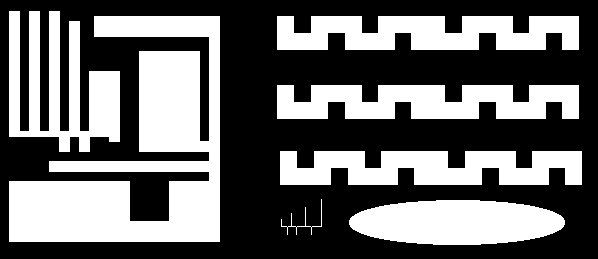
%> input picture lab11/ccl1.png, 598 x 259 px
$ octave myDwuprzebiegowa.m   (GNU Octave 9; MATLAB toolbox functions it lacks are replaced by stand-ins)
%> lines starting %> are read from the running program, lines starting %| are printed output that depends on the picture; in (x1, y1, x2, y2) boxes, pixels count from 0 and x2, y2 are one past the last pixel; in counts of white or black regions, pixels touching at a corner belong together; the program's own positions count from 1
close all;
clearvars;
clc;

%% wczytywanie
I = imread('ccl1.png');
%> I is the input picture: size 259x598 uint8; 41.1% white; 7 white regions, largest, box (x1, y1, x2, y2) and area: (9, 16, 220, 242) 23561, (9, 11, 120, 152) 8081, (277, 16, 579, 50) 8024
I2=I;
figure(1);
subplot(1,2,1);
imshow(I); title('moja metoda');

%% algorytm jednoprzebiegowy
[YY, XX] = size(I);
%> YY = 259; XX = 598
N=100;
cechy = repmat(struct('Pole',0,'Centroid', [0 0], 'ProstakatOt', [0 0 0 0]), N, 1);

S = zeros(2, 100);
top=0;
T = 1:N;
L=1;
for i=2:YY
    for j=2:(XX-1)
       if(I(i,j) ~= 0)
           A=I(i-1,j-1);
           B=I(i-1,j);
           C=I(i-1,j+1);
           D=I(i,j-1);
           if (A==0)
               TA=0;
           else
               TA=T(A);
           end
           if (B==0)
               TB=0;
           else
               TB=T(B);
           end
           if (C==0)
               TC=0;
           else
               TC=T(C);
           end
         sasiedzi = [TA, TB, TC, D];
         suma = sum(sasiedzi);

         % nowy obiekt
         if(suma==0)
             cechy(L).Pole = 1;
             cechy(L).Centroid(1)=j;
             cechy(L).Centroid(2)=i;
             cechy(L).ProstakatOt(1)=j;
             cechy(L).ProstakatOt(2)=i;
             cechy(L).ProstakatOt(3)=j;
             cechy(L).ProstakatOt(4)=i;
             I(i,j)=L;
             L=L+1;
         elseif suma>0
                 sasiedzi=nonzeros(sasiedzi);
                 minS = min(sasiedzi);
                 maxS = max(sasiedzi);
                 if(minS == maxS)
                     I(i,j)=minS;
                 else
                     T(maxS)=minS;
                     I(i,j)=minS;
                     if(A>C || D>C)
                         top=top+1;
                         S(1,top)=maxS;
                         S(2,top)=minS;
                     end
                 end
                 % aktualizacja parametrow
             polePop = cechy(minS).Pole;
             cechy(minS).Pole = polePop + 1;
             xPop = cechy(minS).Centroid(1);
             yPop = cechy(minS).Centroid(2);
             cechy(minS).Centroid(1)=xPop*polePop/(polePop+1) + j/(polePop+1);
             cechy(minS).Centroid(2)=yPop*polePop/(polePop+1) + i/(polePop+1);
             cechy(minS).ProstakatOt(1)=min(cechy(minS).ProstakatOt(1),j);
             cechy(minS).ProstakatOt(2)=min(cechy(minS).ProstakatOt(2),i);
             cechy(minS).ProstakatOt(3)=max(cechy(minS).ProstakatOt(3),j);
             cechy(minS).ProstakatOt(4)=max(cechy(minS).ProstakatOt(4),i);

         end
       end
    end
    while(top>0)
       T(S(1,top))=T(S(2,top));
       top=top-1;
    end
end
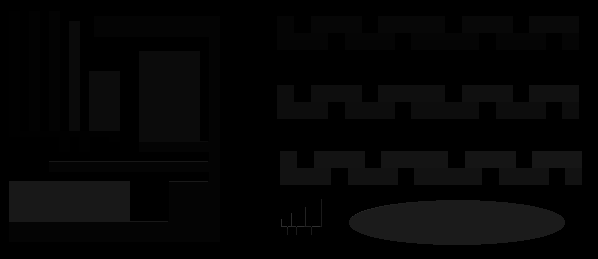
%> I: size 259x598 uint8; min 0, max 48, mean 5.2
%> after the loop, A = 27; B = 27; C = 27; D = 27; L = 49; S = 100 columns, first 8: [46 47 48 0 0 0 0 0; 41 34 26 0 0 0 0 0]; T = 100 values, max 100 at index 100, min 1 at index 1, mean 47.39; TA = 27; TB = 27; TC = 27; cechy = 100 regions; first 5, Pole, Centroid and ProstakatOt: 2371 [39.7 101] [10 12 120 152], 1320 [35 71.5] [30 12 40 131], 1320 [55 71.5] [50 12 60 131], 12805 [154.1 157.2] [10 17 220 242], 4301 [414.7 40.9] [278 17 579 50]; maxS = 27; minS = 27; polePop = 7682; sasiedzi = [27; 27; 27; 27]; suma = 108; top = 0; xPop = 458; yPop = 223.2

%eliminowanie pozostalych konfliktow
for i=1:numel(T)
    if T(i)~=i
        L2 = i;
        Lold = T(i);
        poleLold = cechy(Lold).Pole;
        poleL2 = cechy(L2).Pole;
        xLold = cechy(Lold).Centroid(1);
        yLold = cechy(Lold).Centroid(2);
        xL2 = cechy(L2).Centroid(1);
        yL2 = cechy(L2).Centroid(2);

        cechy(Lold).Centroid(1)=xLold*poleLold/(poleLold + poleL2) + xL2*poleL2/(poleLold + poleL2);
        cechy(Lold).Centroid(2)=yLold*poleLold/(poleLold + poleL2) + yL2*poleL2/(poleLold + poleL2);

        cechy(Lold).ProstakatOt(1)=min(cechy(Lold).ProstakatOt(1),cechy(L2).ProstakatOt(1));
        cechy(Lold).ProstakatOt(2)=min(cechy(Lold).ProstakatOt(2),cechy(L2).ProstakatOt(2));
        cechy(Lold).ProstakatOt(3)=max(cechy(Lold).ProstakatOt(3),cechy(L2).ProstakatOt(3));
        cechy(Lold).ProstakatOt(4)=max(cechy(Lold).ProstakatOt(4),cechy(L2).ProstakatOt(4));
        cechy(Lold).Pole = cechy(Lold).Pole + cechy(L2).Pole;
        T(i)=T(T(i));
    end
end
%> this loop made 100 passes
%> (Lold, poleLold, poleL2, xLold, yLold, xL2, yL2) on passes 2, 3, 6, 7, 8, 9, 10, 11, 12, 14, 15, 16: (1, 2371, 1320, 39.72, 101, 35, 71.5), (1, 3691, 1320, 38.03, 90.46, 55, 71.5), (5, 4301, 867, 414.7, 40.86, 337, 25), (5, 5168, 1139, 401.7, 38.2, 412, 25), (5, 6307, 867, 403.5, 35.81, 488, 25), (5, 7174, 850, 413.7, 34.51, 554.5, 25), (1, 5011, 1210, 42.5, 85.47, 75, 76.5), (4, 12805, 5559, 154.1, 157.2, 170, 97.06), (1, 6221, 1860, 48.82, 83.72, 105, 101.5), (13, 4301, 867, 414.7, 109.9, 337, 94), (13, 5168, 1139, 401.7, 107.2, 412, 94), (13, 6307, 867, 403.5, 104.8, 488, 94)
%> after the loop, T = 100 values, max 100 at index 100, min 1 at index 1, mean 46.93; cechy = 100 regions; first 5, Pole, Centroid and ProstakatOt: 8081 [61.8 87.8] [10 12 120 152], 1320 [35 71.5] [30 12 40 131], 1320 [55 71.5] [50 12 60 131], 23561 [140 152.6] [10 17 220 242], 8024 [428.6 33.5] [278 17 579 50]

%rysowanie parametrow
uniqueT = unique(T);
%> uniqueT = 59 values from 1 to 100
hold on;
for i=1:numel(uniqueT)
    x=cechy(uniqueT(i)).Centroid(1);
    y=cechy(uniqueT(i)).Centroid(2);
    if(x==0 && y==0)
        continue;
    end
    plot(x,y,'o', 'Color', 'blue');
    text(x+6,y+3,num2str(cechy(uniqueT(i)).Pole), 'Color', 'magenta');
    w=cechy(uniqueT(i)).ProstakatOt(3)-cechy(uniqueT(i)).ProstakatOt(1);
    h=cechy(uniqueT(i)).ProstakatOt(4)-cechy(uniqueT(i)).ProstakatOt(2);
    rectangle('Position',[cechy(uniqueT(i)).ProstakatOt(1) cechy(uniqueT(i)).ProstakatOt(2) w h], 'EdgeColor', 'g');
end
%> this loop made 59 passes
%> (x, y) on passes 8 to 19: (0, 0), (0, 0), (0, 0), (0, 0), (0, 0), (0, 0), (0, 0), (0, 0), (0, 0), (0, 0), (0, 0), (0, 0)
%> (x, y, w, h) on passes 1 to 6: (61.75, 87.81, 110, 140), (140, 152.6, 210, 225), (428.6, 33.5, 301, 33), (428.6, 102.5, 301, 33), (431.6, 168.5, 301, 33), (310.8, 221.6, 34, 35)
hold off;

%% wersja matlabowa
subplot(1,2,2);
imshow(I2); title('matlab');

Ilabel= bwlabel(I2);
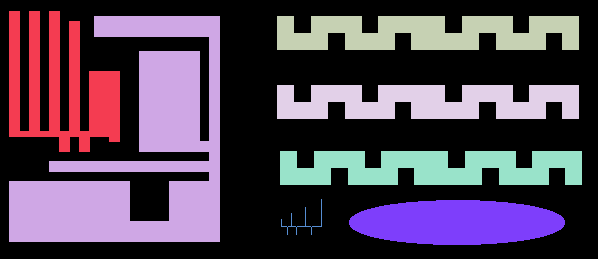
%> Ilabel: size 259x598 double; 8 distinct labels, from 0 to 7; one colour per label, 0 black
pole = regionprops(Ilabel, 'Area');
%> pole = 7 regions; Area: 23561, 8081, 8024, 8024, 8024, 7751, 128
centroid = regionprops(Ilabel, 'Centroid');
%> centroid = 7 regions; Centroid: [61.8 87.8], [140 152.6], [428.6 33.5], [428.6 102.5], [431.6 168.5], [304.2 222.5], [457.5 223]
prostakatOt = regionprops(Ilabel, 'BoundingBox');
%> prostakatOt = 7 regions; box (x1, y1, x2, y2): (9, 11, 120, 152), (9, 16, 220, 242), (277, 16, 579, 50), (277, 85, 579, 119), (280, 151, 582, 185), (281, 199, 322, 235), (349, 200, 565, 245)

hold on;
for i=1:numel(pole)
    x=centroid(i).Centroid(1);
    y=centroid(i).Centroid(2);
    plot(x,y,'o', 'Color', 'blue');
    text(x+6,y+3,num2str(pole(i).Area), 'Color', 'magenta');
    rectangle('Position',prostakatOt(i).BoundingBox, 'EdgeColor', 'g');
end
%> this loop made 7 passes
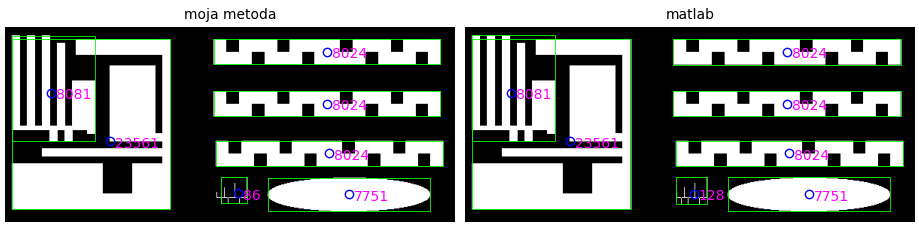
%> figure redrawn from the program's plot data, 2 panels
hold off;

$ run again, with lab11/shapes.png copied over lab11/ccl1.png
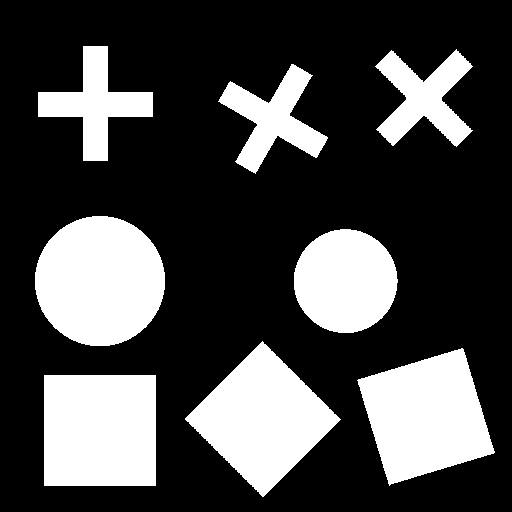
%> input picture lab11/shapes.png, 512 x 512 px
%> I: size 512x512 logical; 28% white; 8 white regions
%> after the loop `for i=2:YY`: A = true; L = 63; S = 100 columns, first 8: [0 0 0 0 0 0 0 0; 0 0 0 0 0 0 0 0]; T = 100 values from 1 to 100; TA = 1; cechy = 100 regions; first 5, Pole, Centroid and ProstakatOt: 73339 [242.5 317.3] [36 47 495 497], 1 [457 50] [457 50 457 50], 1 [392 51] [392 51 392 51], 1 [292 65] [292 65 292 65], 1 [231 82] [231 82 231 82]; maxS = 1; polePop = 73338; sasiedzi = [1; 1; 1; 1]; suma = 4; top = 0; xPop = 242.5; yPop = 317.3
%> the loop `for i=1:numel(T)` made 100 passes
%> uniqueT = 100 values from 1 to 100
%> the loop `for i=1:numel(uniqueT)` made 100 passes
%> (x, y, w, h) on passes 1 to 8: (242.5, 317.3, 459, 450), (457, 50, 0, 0), (392, 51, 0, 0), (292, 65, 0, 0), (231, 82, 0, 0), (39, 93, 0, 0), (93, 217, 0, 0), (87, 218, 0, 0)
%> `Ilabel= bwlabel(I2);`:
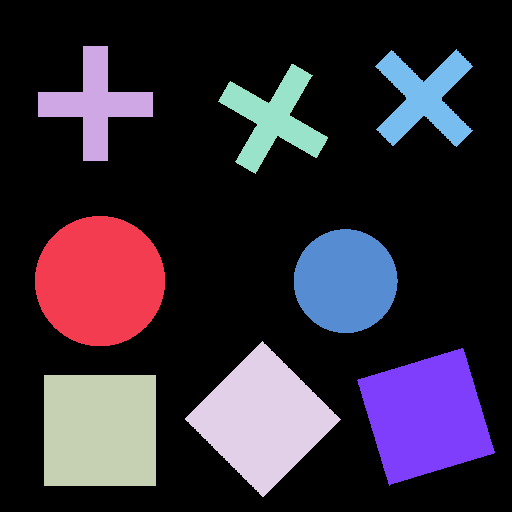
%> Ilabel: size 512x512 double; 9 distinct labels, from 0 to 8; one colour per label, 0 black
%> pole = 8 regions; Area: 13293, 12432, 12212, 12194, 8447, 5125, 4857, 4840
%> centroid = 8 regions; Centroid: [100.5 281.6], [96 104.4], [100.5 431], [263.3 419.7], [274.1 119.6], [346.1 281.7], [426.5 417], [424.8 98.7]
%> prostakatOt = 8 regions; box (x1, y1, x2, y2): (35, 216, 165, 346), (38, 46, 153, 161), (44, 375, 156, 486), (185, 341, 341, 497), (218, 64, 328, 174), (294, 229, 398, 333), (357, 348, 495, 486), (375, 49, 473, 147)
%> the loop `for i=1:numel(pole)` made 8 passes
%> after the loop `for i=1:numel(pole)`:
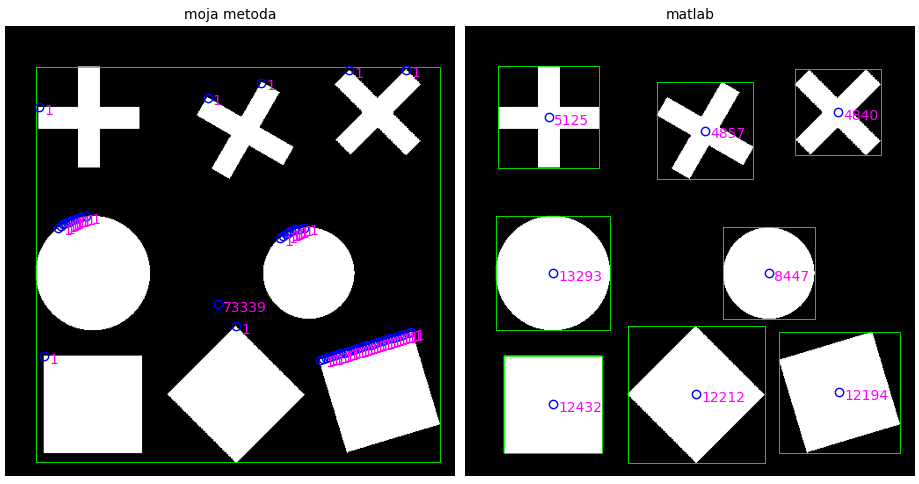
%> figure redrawn from the program's plot data, 2 panels
